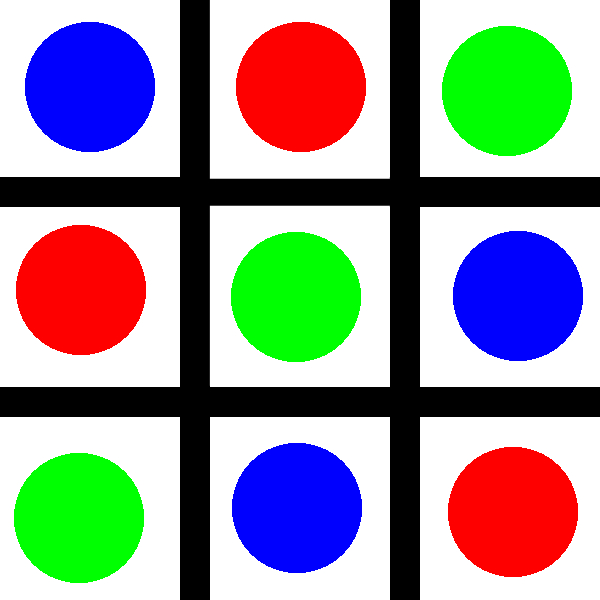
#> input picture ytcourse/color/Images/demo.jpg, 600 x 600 px
$ python colorDetect.py
#> lines starting #> are read from the running program, lines starting #| are printed output that depends on the picture; after the words box and inside, x2 and y2 are one past the last pixel; in counts of white or black regions, pixels touching at a corner belong together
import cv2 as cv
import numpy as np

img = cv.imread('Images/demo.jpg')
#> img is the input picture: shape (600, 600, 3); mean B, G, R 150.4, 150.4, 150.2
cv.imshow('Original', img)

hsv = cv.cvtColor(img, cv.COLOR_BGR2HSV)
#> hsv: shape (600, 600, 3); mean H, S, V 20.5, 84.9, 206.7
# cv.imshow('HSV', hsv)

lower_blue = np.array([110, 50, 50])
upper_blue = np.array([130, 255, 255])

mask = cv.inRange(hsv, lower_blue, upper_blue)
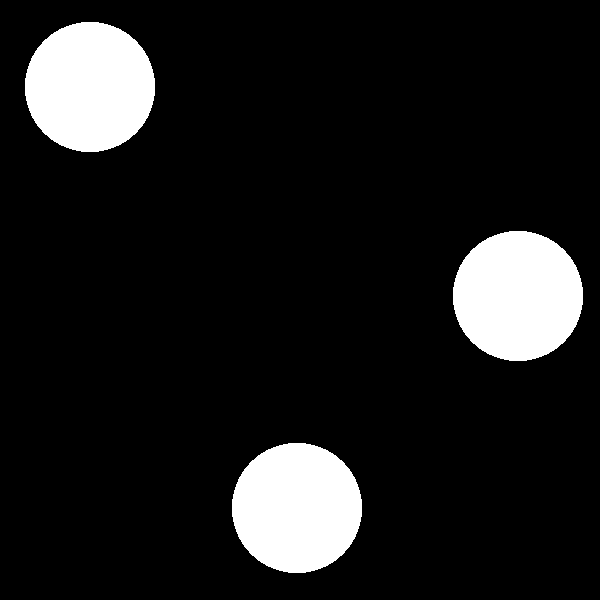
#> mask: shape (600, 600); 11.1% white; 3 white regions
# cv.imshow('Mask', mask)

result = cv.bitwise_and(hsv, hsv, mask=mask)
#> result: shape (600, 600, 3); mean H, S, V 13.3, 28.3, 28.2
# cv.imshow('Resultado',  cv.cvtColor(result, cv.COLOR_HSV2BGR))

contornos, hierarquias = cv.findContours(mask, cv.RETR_LIST, cv.CHAIN_APPROX_SIMPLE)
#> contornos = 3 contours; box (x1, y1, x2, y2) and area: (232, 443, 362, 573) 13135, (453, 231, 583, 361) 13135, (25, 22, 155, 152) 13135
# cv.drawContours(img, contornos, -1, (0,0,0), 2)
# cv.imshow('Contornos encontrados', img)

for contorno in contornos:
    x,y,w,h = cv.boundingRect(contorno)
    cv.rectangle(img, (x,y), (x+w,y+h), (0,0,0), 2)
    cv.putText(img, 'X: %d  y: %d' % (x, y), (x,y+h+14), cv.FONT_HERSHEY_PLAIN, 1, (0,0,0), 1)
#> this loop made 3 passes
#> (x, y) on passes 1 to 3: (232, 443), (453, 231), (25, 22)
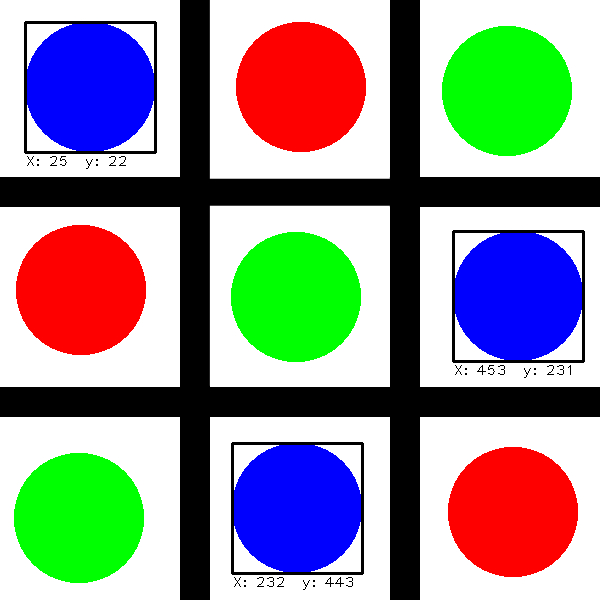
#> img: shape (600, 600, 3); 1.44% of pixels changed, all inside (x1, y1, x2, y2) = (24, 21, 585, 590)

cv.imshow('Azul detectado', img)

cv.waitKey(0)
cv.destroyAllWindows()
